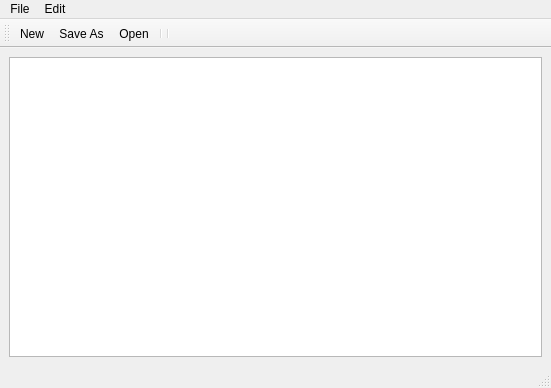
<?xml version="1.0" encoding="UTF-8"?>
<ui version="4.0">
 <class>MainWindow</class>
 <widget class="QMainWindow" name="MainWindow">
  <property name="geometry">
   <rect>
    <x>0</x>
    <y>0</y>
    <width>551</width>
    <height>388</height>
   </rect>
  </property>
  <property name="windowTitle">
   <string>MainWindow</string>
  </property>
  <widget class="QWidget" name="centralwidget">
   <layout class="QVBoxLayout" name="verticalLayout">
    <item>
     <widget class="QTextEdit" name="textEdit"/>
    </item>
   </layout>
  </widget>
  <widget class="QMenuBar" name="menubar">
   <property name="geometry">
    <rect>
     <x>0</x>
     <y>0</y>
     <width>551</width>
     <height>21</height>
    </rect>
   </property>
   <widget class="QMenu" name="menuFile">
    <property name="title">
     <string>File</string>
    </property>
    <addaction name="actionNew"/>
    <addaction name="actionOpen"/>
    <addaction name="actionSave_As"/>
    <addaction name="actionPrint"/>
    <addaction name="actionQuit"/>
   </widget>
   <widget class="QMenu" name="menuEdit">
    <property name="title">
     <string>Edit</string>
    </property>
    <addaction name="actionCopy"/>
    <addaction name="actionOPate"/>
    <addaction name="actionCut"/>
    <addaction name="actionUndo"/>
    <addaction name="actionRedo"/>
   </widget>
   <addaction name="menuFile"/>
   <addaction name="menuEdit"/>
  </widget>
  <widget class="QStatusBar" name="statusbar"/>
  <widget class="QToolBar" name="toolBar">
   <property name="windowTitle">
    <string>toolBar</string>
   </property>
   <attribute name="toolBarArea">
    <enum>TopToolBarArea</enum>
   </attribute>
   <attribute name="toolBarBreak">
    <bool>false</bool>
   </attribute>
   <addaction name="actionNew"/>
   <addaction name="actionSave_As"/>
   <addaction name="actionOpen"/>
   <addaction name="separator"/>
   <addaction name="separator"/>
  </widget>
  <action name="actionNew">
   <property name="icon">
    <iconset resource="Resources.qrc">
     <normaloff>:/Icons/New.bmp</normaloff>:/Icons/New.bmp</iconset>
   </property>
   <property name="text">
    <string>New</string>
   </property>
  </action>
  <action name="actionOpen">
   <property name="icon">
    <iconset resource="Resources.qrc">
     <normaloff>:/Icons/Open.bmp</normaloff>:/Icons/Open.bmp</iconset>
   </property>
   <property name="text">
    <string>Open</string>
   </property>
  </action>
  <action name="actionSave_As">
   <property name="icon">
    <iconset resource="Resources.qrc">
     <normaloff>:/Icons/Save.bmp</normaloff>:/Icons/Save.bmp</iconset>
   </property>
   <property name="text">
    <string>Save As</string>
   </property>
  </action>
  <action name="actionPrint">
   <property name="text">
    <string>Print</string>
   </property>
  </action>
  <action name="actionQuit">
   <property name="text">
    <string>Quit</string>
   </property>
  </action>
  <action name="actionCopy">
   <property name="icon">
    <iconset resource="Resources.qrc">
     <normaloff>:/Icons/Copy.bmp</normaloff>:/Icons/Copy.bmp</iconset>
   </property>
   <property name="text">
    <string>Copy</string>
   </property>
  </action>
  <action name="actionOPate">
   <property name="icon">
    <iconset resource="Resources.qrc">
     <normaloff>:/Icons/Paste.bmp</normaloff>:/Icons/Paste.bmp</iconset>
   </property>
   <property name="text">
    <string>Paste</string>
   </property>
  </action>
  <action name="actionCut">
   <property name="icon">
    <iconset resource="Resources.qrc">
     <normaloff>:/Icons/Cut.bmp</normaloff>:/Icons/Cut.bmp</iconset>
   </property>
   <property name="text">
    <string>Cut</string>
   </property>
  </action>
  <action name="actionUndo">
   <property name="text">
    <string>Undo</string>
   </property>
  </action>
  <action name="actionRedo">
   <property name="text">
    <string>Redo</string>
   </property>
  </action>
 </widget>
 <resources>
  <include location="Resources.qrc"/>
 </resources>
 <connections/>
</ui>
